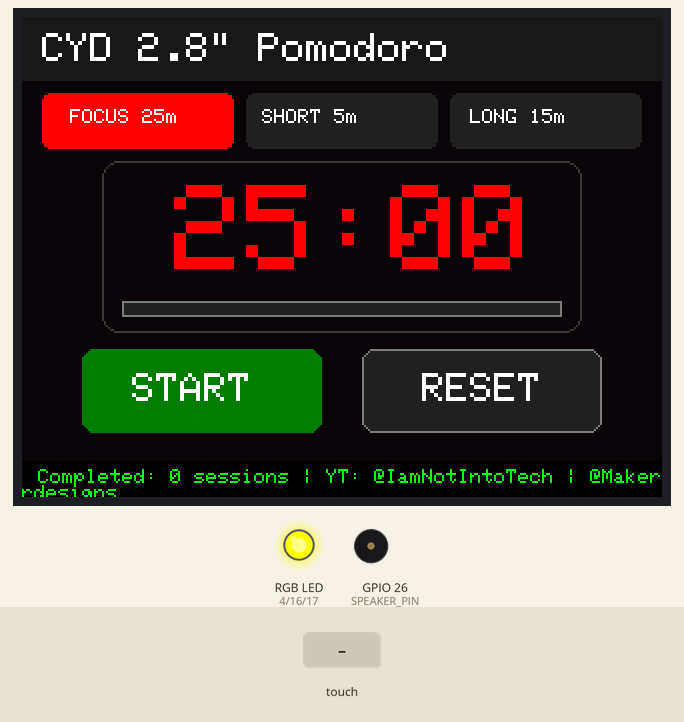
Bench run of a sketch on a simulated ESP32. Shown: 320×240 colour display, an RGB LED mixed from three pins (HIGH = lit), buzzer (waves = sounding). Inputs (shaded band) come from the test bench.

Above: at 1.5 s.
1.6 s: touch panel pressed at 13 % / 70 % of its raw x / y range
At 2.8 s:
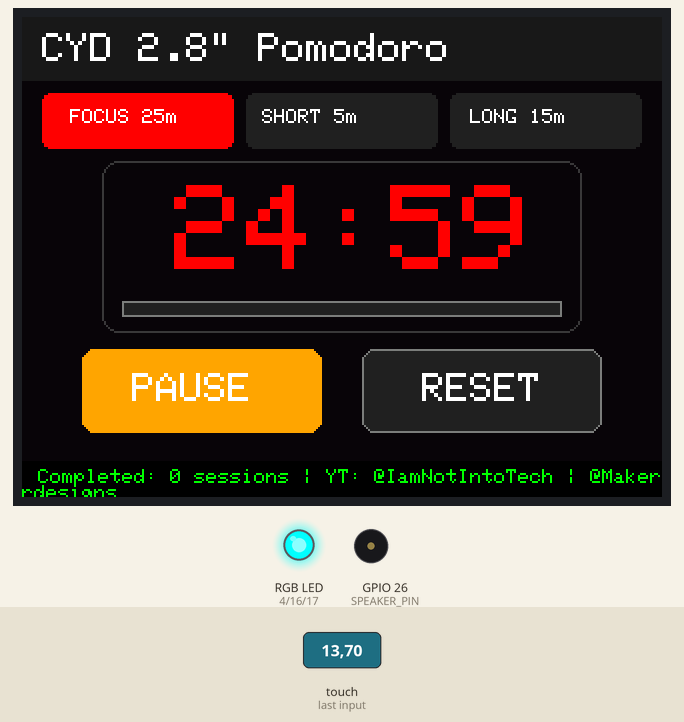
4.6 s: touch panel pressed at 38 % / 70 % of its raw x / y range
At 5.4 s:
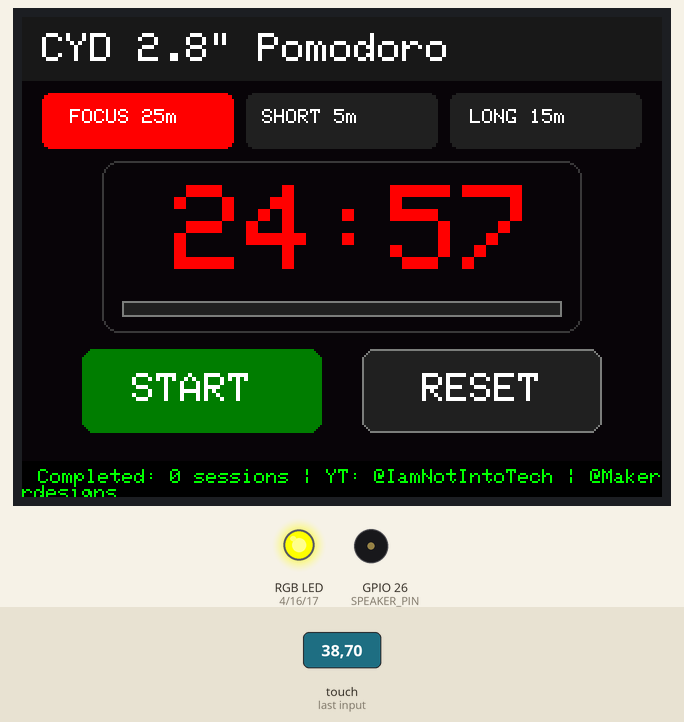
6.2 s: touch panel pressed at 62 % / 70 % of its raw x / y range
At 7.3 s:
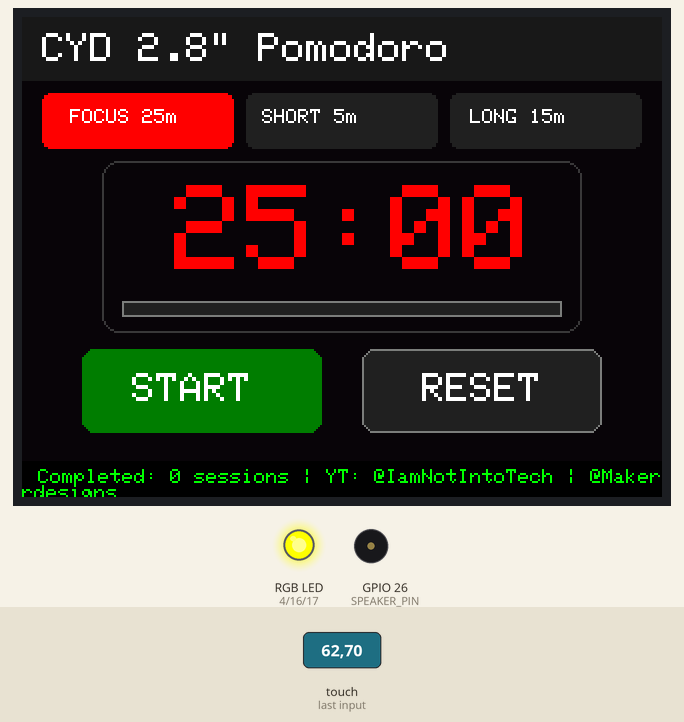
Timing chart, 0 to 9.2 s (numbered marks = the images above; inputs shaded):
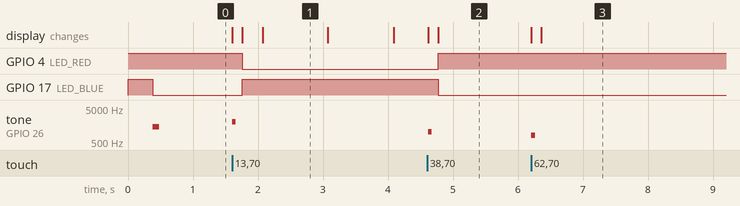

Measured:
- after the input at 1.6 s, GPIO 4 (LED_RED): HIGH → LOW after 0.16 s; GPIO 17 (LED_BLUE): LOW → HIGH after 0.16 s; tone on GPIO 26 (SPEAKER_PIN): silent → 2000 Hz at once, → silent 0.05 s later; the display: first changes at once (image 1 shows a later state)
- after the input at 4.6 s, GPIO 4 (LED_RED): LOW → HIGH after 0.17 s; GPIO 17 (LED_BLUE): HIGH → LOW after 0.17 s; tone on GPIO 26 (SPEAKER_PIN): silent → 1000 Hz at once, → silent 0.05 s later; the display: first changes at once (image 2 shows a later state)
- after the input at 6.2 s, tone on GPIO 26 (SPEAKER_PIN): silent → 800 Hz at once, → silent 0.06 s later; the display: first changes at once (image 3 shows a later state)
- what the display in image 1 shows lasts 1.0 s, from 2.1 s to 3.1 s

The sketch:

06-pomodoro-timer.ino
```cpp
/**
 * @file 06-pomodoro-timer.ino
 * @brief Touchscreen Pomodoro Productivity Timer & Clock for CYD 2.8"
 * @author Tushar Aggarwal (tushar2704)
 * @repository https://github.com/tushar2704/Cheap-Yellow-Display-Community
 *
 * 📺 Follow on YouTube:
 * - Tech & Coding: https://youtube.com/@IamNotIntoTech
 * - 3D Printing & Enclosure: https://youtube.com/@Makerrdesigns
 *
 * Hardware:
 * - ESP32-2432S028R (2.8" Resistive Touch Cheap Yellow Display)
 * - Onboard Speaker (GPIO 26) for alarm chimes
 * - Onboard RGB LED (GPIO 4, 16, 17) for work/break state indicators
 */

#include <SPI.h>
#include <TFT_eSPI.h>
#include <XPT2046_Touchscreen.h>

#define XPT2046_IRQ 36
#define XPT2046_MOSI 13
#define XPT2046_MISO 12
#define XPT2046_CLK 14
#define XPT2046_CS 33

#define LED_RED 4
#define LED_GREEN 16
#define LED_BLUE 17
#define SPEAKER_PIN 26
#define LDR_PIN 34
#define TFT_BL 21

#define TS_MINX 300
#define TS_MAXX 3800
#define TS_MINY 200
#define TS_MAXY 3700

SPIClass touchSPI(VSPI);
XPT2046_Touchscreen ts(XPT2046_CS, XPT2046_IRQ);
TFT_eSPI tft = TFT_eSPI();

enum TimerMode {
  MODE_POMODORO = 0, // 25 min
  MODE_SHORT_BREAK = 1, // 5 min
  MODE_LONG_BREAK = 2  // 15 min
};

TimerMode currentMode = MODE_POMODORO;
const int MODE_DURATIONS[] = {25 * 60, 5 * 60, 15 * 60};
int totalSeconds = 25 * 60;
int remainingSeconds = 25 * 60;
bool isRunning = false;
int completedSessions = 0;

unsigned long lastTick = 0;
unsigned long lastAlarmTone = 0;

void setRgb(bool r, bool g, bool b) {
  digitalWrite(LED_RED, r ? LOW : HIGH);
  digitalWrite(LED_GREEN, g ? LOW : HIGH);
  digitalWrite(LED_BLUE, b ? LOW : HIGH);
}

void beep(int freq, int ms) {
  tone(SPEAKER_PIN, freq, ms);
}

void playSessionAlarm() {
  for (int i = 0; i < 4; ++i) {
    beep(2200, 120);
    delay(80);
    beep(2800, 120);
    delay(80);
  }
}

void updateLedState() {
  if (!isRunning) {
    setRgb(false, false, true); // Blue when paused
  } else if (currentMode == MODE_POMODORO) {
    setRgb(true, false, false); // Red for focus / work
  } else {
    setRgb(false, true, false); // Green for break
  }
}

void drawTimerDigits() {
  int mins = remainingSeconds / 60;
  int secs = remainingSeconds % 60;

  tft.fillRect(70, 78, 180, 52, 0x0821);
  tft.setTextColor(currentMode == MODE_POMODORO ? 0xF800 : 0x07E0, 0x0821);
  tft.setTextSize(6);
  tft.setCursor(76, 84);
  tft.printf("%02d:%02d", mins, secs);

  // Progress Bar under digits
  int barW = map(totalSeconds - remainingSeconds, 0, totalSeconds, 0, 220);
  tft.fillRect(50, 142, barW, 8, currentMode == MODE_POMODORO ? 0xFDC0 : 0x07FF);
  tft.fillRect(50 + barW, 142, 220 - barW, 8, 0x2104);
  tft.drawRect(50, 142, 220, 8, TFT_DARKGREY);
}

void drawUI() {
  tft.fillScreen(0x0821);

  // Header Bar
  tft.fillRect(0, 0, 320, 32, 0x18C3);
  tft.setTextColor(TFT_WHITE, 0x18C3);
  tft.setTextSize(2);
  tft.setCursor(10, 8);
  tft.print("CYD 2.8\" Pomodoro");

  // Mode Selection Tabs
  // Tab 1: Focus 25m
  tft.fillRoundRect(10, 38, 96, 28, 4, (currentMode == MODE_POMODORO) ? 0xF800 : 0x2104);
  tft.setTextColor(TFT_WHITE, (currentMode == MODE_POMODORO) ? 0xF800 : 0x2104);
  tft.setTextSize(1);
  tft.setCursor(24, 46);
  tft.print("FOCUS 25m");

  // Tab 2: Short Break 5m
  tft.fillRoundRect(112, 38, 96, 28, 4, (currentMode == MODE_SHORT_BREAK) ? 0x07E0 : 0x2104);
  tft.setTextColor((currentMode == MODE_SHORT_BREAK) ? TFT_BLACK : TFT_WHITE, (currentMode == MODE_SHORT_BREAK) ? 0x07E0 : 0x2104);
  tft.setCursor(120, 46);
  tft.print("SHORT 5m");

  // Tab 3: Long Break 15m
  tft.fillRoundRect(214, 38, 96, 28, 4, (currentMode == MODE_LONG_BREAK) ? 0x07FF : 0x2104);
  tft.setTextColor((currentMode == MODE_LONG_BREAK) ? TFT_BLACK : TFT_WHITE, (currentMode == MODE_LONG_BREAK) ? 0x07FF : 0x2104);
  tft.setCursor(224, 46);
  tft.print("LONG 15m");

  // Center Timer Box Frame
  tft.drawRoundRect(40, 72, 240, 86, 8, 0x39C7);
  drawTimerDigits();

  // Control Buttons
  // START / PAUSE Button
  uint16_t btnColor = isRunning ? 0xFD20 : 0x03E0; // Orange Pause / Green Start
  tft.fillRoundRect(30, 166, 120, 42, 6, btnColor);
  tft.setTextColor(TFT_WHITE, btnColor);
  tft.setTextSize(2);
  tft.setCursor(55, 178);
  tft.print(isRunning ? "PAUSE" : "START");

  // RESET Button
  tft.fillRoundRect(170, 166, 120, 42, 6, 0x2104);
  tft.drawRoundRect(170, 166, 120, 42, 6, TFT_DARKGREY);
  tft.setTextColor(TFT_WHITE, 0x2104);
  tft.setCursor(200, 178);
  tft.print("RESET");

  // Footer Stats
  tft.fillRect(0, 222, 320, 18, TFT_BLACK);
  tft.setTextColor(0x07E0, TFT_BLACK);
  tft.setTextSize(1);
  tft.setCursor(8, 226);
  tft.printf("Completed: %d sessions | YT: @IamNotIntoTech | @Makerrdesigns", completedSessions);

  updateLedState();
}

void selectMode(TimerMode mode) {
  currentMode = mode;
  totalSeconds = MODE_DURATIONS[mode];
  remainingSeconds = totalSeconds;
  isRunning = false;
  beep(1800, 40);
  drawUI();
}

void setup() {
  Serial.begin(115200);

  pinMode(LED_RED, OUTPUT);
  pinMode(LED_GREEN, OUTPUT);
  pinMode(LED_BLUE, OUTPUT);
  pinMode(SPEAKER_PIN, OUTPUT);
  setRgb(false, false, false);

  tft.init();
  tft.setRotation(1);
  tft.fillScreen(0x0821);

  touchSPI.begin(XPT2046_CLK, XPT2046_MISO, XPT2046_MOSI, XPT2046_CS);
  ts.begin(touchSPI);
  ts.setRotation(1);

  drawUI();
  beep(1400, 100);
}

void loop() {
  unsigned long now = millis();

  // 1-second countdown clock
  if (isRunning && now - lastTick >= 1000) {
    lastTick = now;

    if (remainingSeconds > 0) {
      remainingSeconds--;
      drawTimerDigits();
    } else {
      // Timer finished!
      isRunning = false;
      if (currentMode == MODE_POMODORO) {
        completedSessions++;
      }
      playSessionAlarm();
      drawUI();
    }
  }

  // Touch Interactions
  if (ts.touched()) {
    TS_Point p = ts.getPoint();
    int x = map(p.x, TS_MINX, TS_MAXX, 0, 320);
    int y = map(p.y, TS_MINY, TS_MAXY, 0, 240);

    // Mode Tabs (y: 38 to 66)
    if (y >= 38 && y <= 66) {
      if (x >= 10 && x <= 106) {
        selectMode(MODE_POMODORO);
        delay(200);
      } else if (x >= 112 && x <= 208) {
        selectMode(MODE_SHORT_BREAK);
        delay(200);
      } else if (x >= 214 && x <= 310) {
        selectMode(MODE_LONG_BREAK);
        delay(200);
      }
    }
    // START / PAUSE Button (30, 166, 120, 42)
    else if (x >= 30 && x <= 150 && y >= 166 && y <= 208) {
      isRunning = !isRunning;
      beep(isRunning ? 2000 : 1000, 50);
      drawUI();
      delay(250);
    }
    // RESET Button (170, 166, 120, 42)
    else if (x >= 170 && x <= 290 && y >= 166 && y <= 208) {
      isRunning = false;
      remainingSeconds = totalSeconds;
      beep(800, 60);
      drawUI();
      delay(250);
    }
  }

  delay(20);
}
```
